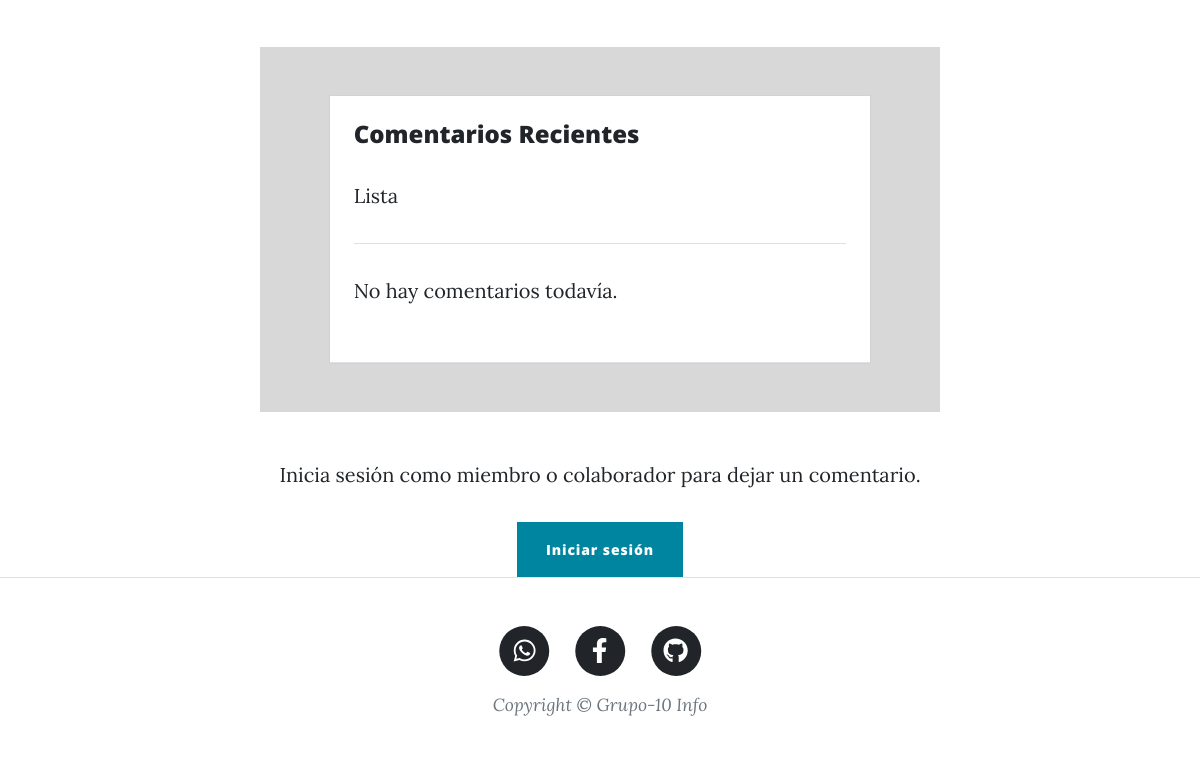
The page /blogpost/detalle/7/ (lower part) on the database as committed earlier.
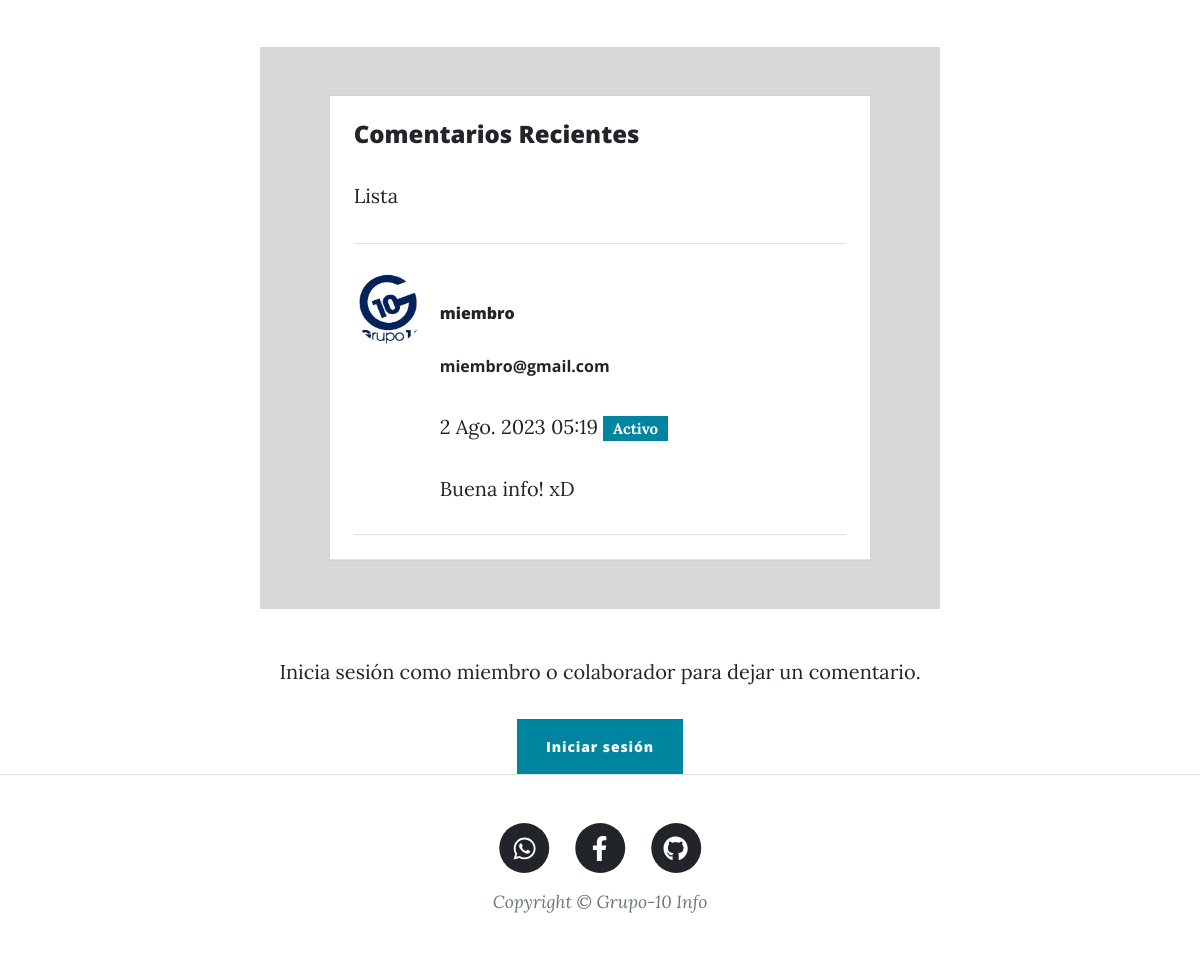
The same page on the database as committed later.
### apps/blogpost/models.py (models this page shows, shortened)
class Comentario(models.Model):
    usuario =models.ForeignKey(settings.AUTH_USER_MODEL, on_delete=models.CASCADE, related_name='usuario')
    post = models.ForeignKey(Post,on_delete=models.CASCADE,related_name='comentario')
    fechaCreado = models.DateTimeField(auto_now_add=True)
    contenido = models.TextField()
    activo=models.BooleanField(default=False)
    me_gusta= models.ManyToManyField(settings.AUTH_USER_MODEL,blank=True,related_name='comentario_Megusta')
    no_megusta=models.ManyToManyField(settings.AUTH_USER_MODEL,blank=True,related_name='comentario_no_Megusta')

### apps/usuarios/models.py (models this page shows)
class Usuario(AbstractUser):
    PERFIL_CHOICES = (
        ('visitante', 'Visitante'),
        ('miembro', 'Miembro'),
        ('colaborador', 'Colaborador'),
    )
    imagen = models.ImageField(upload_to='usuarios/', null=True, blank=True)
    facebook = models.CharField(max_length=100, null=True, blank=True)
    whatsapp = models.CharField(max_length=100, null=True, blank=True)
    instagram = models.CharField(max_length=100, null=True, blank=True)
    perfil = models.CharField(max_length=12, choices=PERFIL_CHOICES, default='visitante')
    def __str__(self):
        return self.username

### apps/blogpost/views.py (the view)
# urls.py: path('detalle/<int:pk>/', views.detalle_post, name='detalle'),
def detalle_post(request, pk):
    post = Post.objects.get(id=pk)
    comentarios = post.comentario.filter(activo=True)
    if request.method == 'POST':
        form = ComentarioForm(request.POST)
        if form.is_valid():
            new_form = form.save(commit=False)
            new_form.post = post
            if request.user.is_authenticated:
                new_form.usuario = request.user  # Establecer el usuario del comentario
            new_form.save()
            return HttpResponseRedirect(reverse('blogpost:detalle', args=[pk]))
    else:
        form = ComentarioForm()
    if request.user.is_authenticated:
        user_comentarios = comentarios.filter(usuario=request.user)
    else:
        user_comentarios = None
    return render(request, 'blogpost/detalle_post.html', {'post': post, 'comentarios': comentarios, 'form': form, 'user_comentarios': user_comentarios})

### apps/blogpost/forms.py
class ComentarioForm(forms.ModelForm):
    class Meta:
        model = Comentario
        fields = ( 'contenido', 'activo')
        widgets = {
            'activo': forms.CheckboxInput(attrs={'placeholder': 'Activo'}),
        }

### blog/contexto_processo.py (called while the page is built)
def logged_in_user(request):
    return {'logged_in_user': request.user}

### templates/blogpost/detalle_post.html (shortened to what the changed rows need)
{%extends 'base2.html' %}
{% load static %}
 {% block contenido %}
   <div class="container px-4 px-lg-5">
    <div class="row gx-4 gx-lg-5 justify-content-center">
        <div class="col-md-10 col-lg-8 col-xl-8">
                <br>
                <p>
                <section style="background-color: #d8d8d8;">
                    <div class="container my-5 py-5">
                      <div class="row d-flex justify-content-center">
                        <div class="col-md-12 col-lg-10">
                          <div class="card text-dark">
                            <div class="card-body p-4">
                              <h4 class="mb-0">Comentarios Recientes</h4>
                              <p class="fw-light mb-4 pb-2">Lista</p>
                              <hr class="my-0" />
                              {% for comentario in comentarios %}
                              <br>
                              <div class="d-flex flex-start">
                                <img class="rounded-circle shadow-1-strong me-3"
                                src="{% static 'image/Imagen_Grupo_10.jpg' %}" alt="avatar" width="70"
                                  height="70" />
                                <div>
                                <br>
                                <h6 class="fw mb-1">{{ comentario.usuario.username | default_if_none:"" }}</h6>
                                  <br>
                                  <h6 class="fw-bold mb-1"> {{ comentario.usuario.email | default_if_none:"" }}</h6>
                                  <div class="d-flex align-items-center mb-3">
                                    <p class="mb-0">
                                        {{ comentario.fechaCreado | default_if_none:"" }}
                                        {% if comentario.activo %}
                                        <span class="badge bg-primary">Activo</span>
                                        {% else %}
                                            <span class="badge bg-secondary">No Activo</span>
                                        {% endif %}
                                    </p>
                                  </div>
                                  <p class="mb-0 comment-content" >
                                    {{ comentario.contenido | default_if_none:"" }}
                                  </p>
                                </div>
                              </div>
                              <br>
                              <hr class="my-0" />
                              {% empty %}
                              <p>No hay comentarios todavía.</p>
                              {% endfor %}
                            </div>
                        </div>
                      </div>
                    </div>
                  </section>
        </div>
    </div>
</div>
{% endblock contenido%}

Rows that differ between the two databases and show on the page:
added Comentario: usuario.username "miembro", usuario.email "miembro@gmail.com", fechaCreado "2 Ago. 2023 05:19", activo "Activo", contenido "Buena info! xD"
Other text that changed with them:
text no longer shown: "No hay comentarios todavía."
